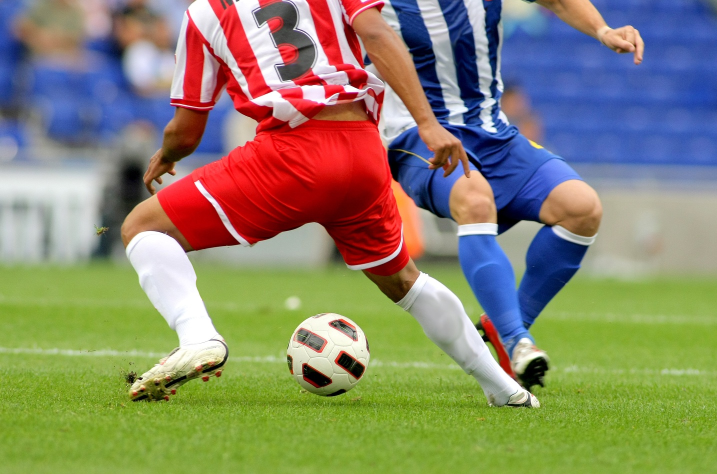
#> input picture ch04/img/soccer.jpg, 1434 x 948 px, found by its file name (shown at 1/2 size)
$ python pro4-2.py
#> lines starting #> are read from the running program, lines starting #| are printed output that depends on the picture; after the words box and inside, x2 and y2 are one past the last pixel; in counts of white or black regions, pixels touching at a corner belong together
#케니 에지 실험하기
import cv2 as cv

img = cv.imread('ch04/img/soccer.jpg')
#> img is the input picture: shape (948, 1434, 3); mean B, G, R 107.2, 133.3, 136.9

gray = cv.cvtColor(img, cv.COLOR_BGR2GRAY)
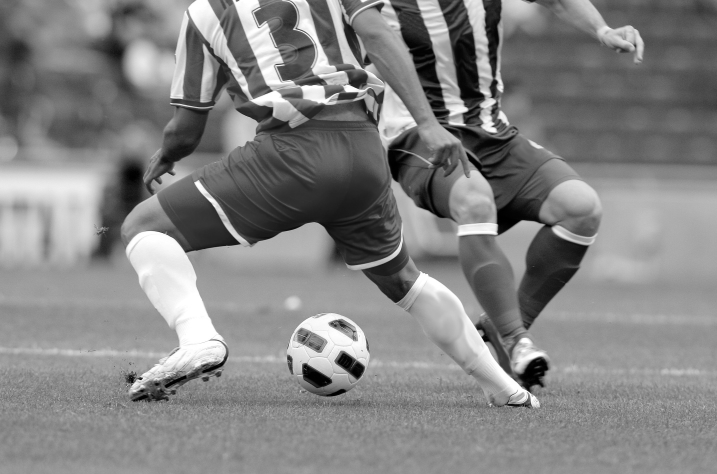
#> gray: shape (948, 1434) (shown at 1/2 size); min 0, max 255, mean 131.4

# Canny : 임계값 T 설정
canny1 = cv.Canny(gray, 50, 150)    # T최소 = 50, T최대 = 150 (high 엣지 수가 많기 때문에 T최소만 잘 맞춰주면 됨)
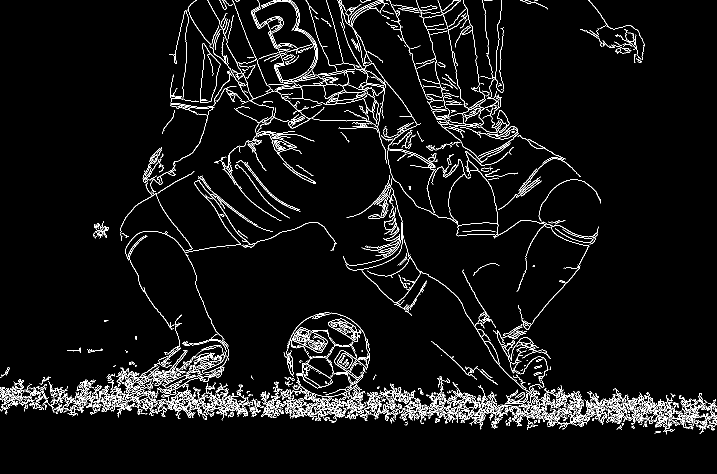
#> canny1: shape (948, 1434) (shown at 1/2 size); 4.9% white in thin lines or dots
canny2 = cv.Canny(gray, 100, 200)   # T최소 = 100, T최대 = 200
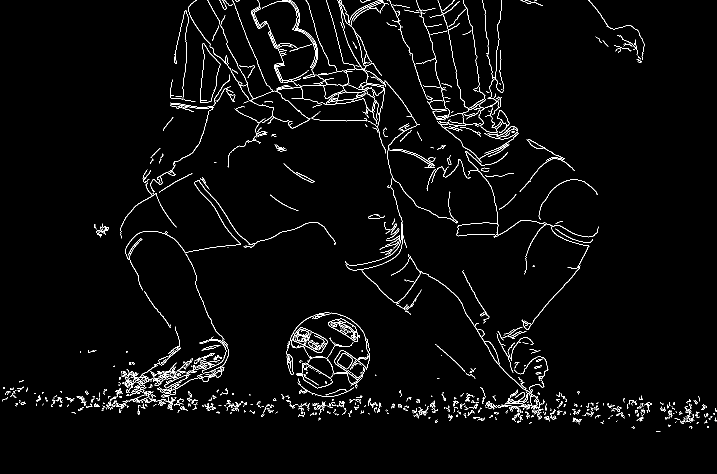
#> canny2: shape (948, 1434) (shown at 1/2 size); 2.7% white in thin lines or dots
canny3 = cv.Canny(gray, 400, 500)   # 그냥 해봄
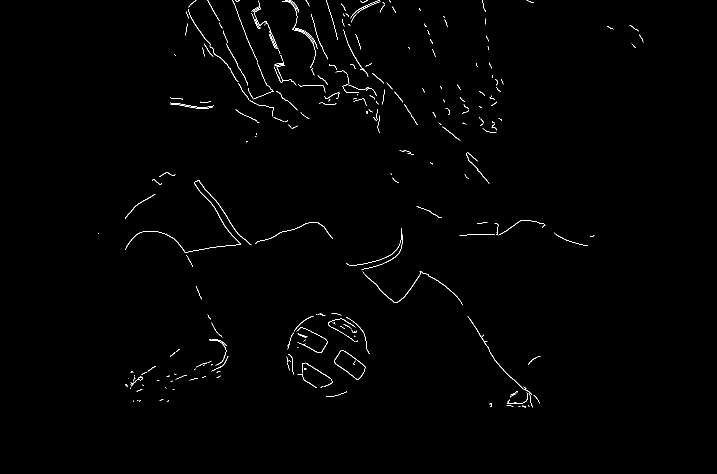
#> canny3: shape (948, 1434) (shown at 1/2 size); 0.7% white in thin lines or dots, all inside (x1, y1, x2, y2) = (196, 0, 1287, 816)

cv.imshow('Original', gray)
cv.imshow('Canny1', canny1)
cv.imshow('Canny2', canny2)
cv.imshow('Canny3', canny3)

cv.waitKey()
cv.destroyAllWindows()

$ run again, with ch04/img/cat.jpeg copied over ch04/img/soccer.jpg
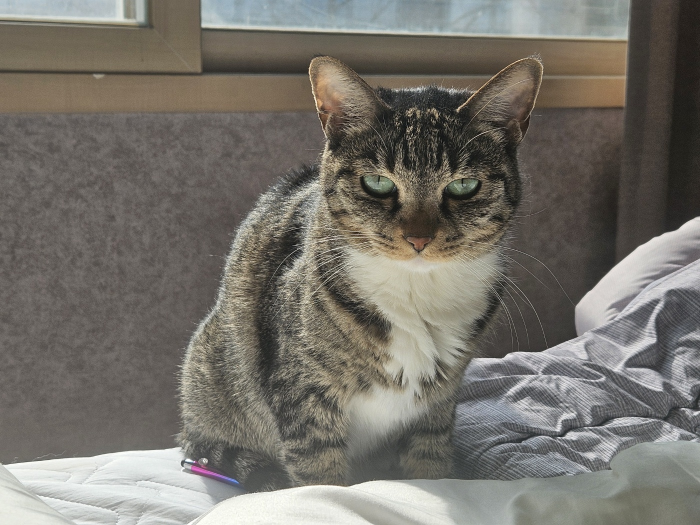
#> input picture ch04/img/cat.jpeg, 1400 x 1050 px, found by its file name (shown at 1/2 size)
#> img is the input picture: shape (1050, 1400, 3); mean B, G, R 107.2, 114.3, 117.9
#> `canny1 = cv.Canny(gray, 50, 150)`:
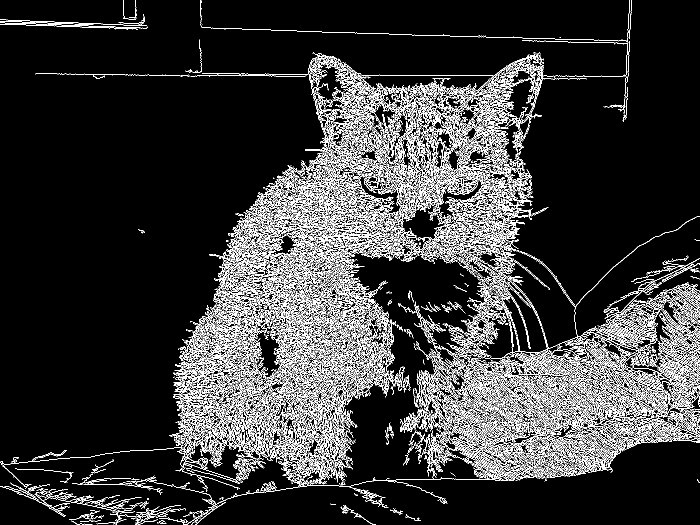
#> canny1: shape (1050, 1400) (shown at 1/2 size); 12.7% white in thin lines or dots
#> canny2: shape (1050, 1400); 9.8% white in thin lines or dots
#> `canny3 = cv.Canny(gray, 400, 500)`:
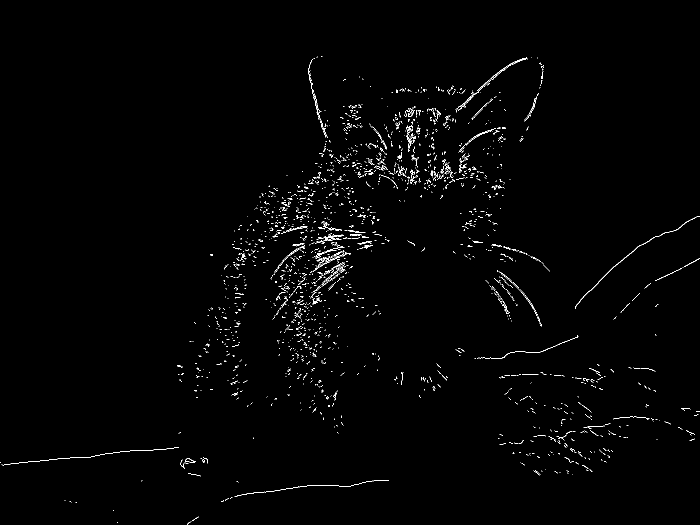
#> canny3: shape (1050, 1400) (shown at 1/2 size); 0.98% white in thin lines or dots, all inside (x1, y1, x2, y2) = (0, 112, 1400, 1049)
